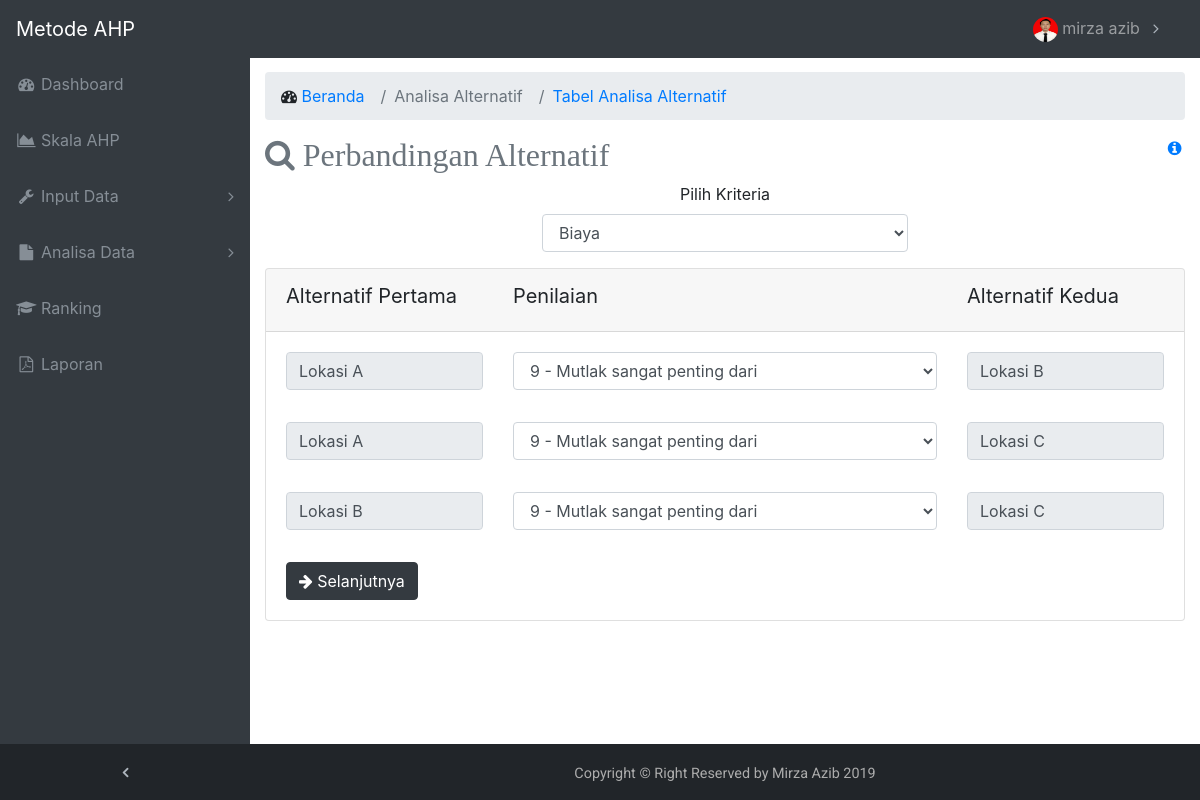
Page /login/main/index.php?halaman=analisa_alternatif (signed in) on the committed database.
### tables this page shows
CREATE TABLE `users` (
  `id_pengguna` varchar(6) NOT NULL,
  `nama` varchar(30) NOT NULL,
  `role` enum('Admin','Member') NOT NULL,
  `username` varchar(20) NOT NULL,
  `password` varchar(32) NOT NULL,
  `foto` varchar(20) NOT NULL
);

CREATE TABLE `data_alternatif` (
  `id_alternatif` varchar(4) NOT NULL,
  `lokasi` varchar(20) NOT NULL,
  `keterangan` text NOT NULL,
  `hasil_akhir` double DEFAULT NULL
);

### login/includes/profile_inc.php (called while the page is built, shortened)
<?php
class Profile {
	private $conn;
	private $table_name= "users";
	public $id;
	public function __construct($db) {
			$this->conn = $db;
	}
	function read() {
		$query = "SELECT * FROM {$this->table_name} WHERE id_pengguna=? LIMIT 0,1";
		$stmt = $this->conn->prepare($query);
		$stmt->bindParam(1, $this->id);
		$stmt->execute();
		$row = $stmt->fetch(PDO::FETCH_ASSOC);
		$this->foto = $row['foto'];
	}
}
?>

### login/includes/kriteria_inc.php (called while the page is built, shortened)
<?php
class Kriteria {
	private $conn;
	private $table_name = "data_kriteria";
	public function __construct($db) {
		$this->conn = $db;
	}
	function readAll() {
		$query = "SELECT * FROM {$this->table_name} ORDER BY id_kriteria ASC";
		$stmt = $this->conn->prepare( $query );
		$stmt->execute();
		return $stmt;
	}
}

### login/includes/alternatif_inc.php (called while the page is built, shortened)
<?php
class Alternatif {
    private $conn;
	private $table_name = "data_alternatif";
	public function __construct($db) {
		$this->conn = $db;
    }
		function countAll(){
			$query = "SELECT * FROM {$this->table_name} ORDER BY id_alternatif ASC";
			$stmt = $this->conn->prepare( $query );
			$stmt->execute();
			return $stmt->rowCount();
		}
		function readSatu($a) {
			$query = "SELECT * FROM {$this->table_name} WHERE id_alternatif='$a' LIMIT 0,1";
			$stmt = $this->conn->prepare( $query );
			$stmt->execute();
			return $stmt;
		}
    function readAll() {
		$query = "SELECT * FROM {$this->table_name} ORDER BY id_alternatif ASC";
		$stmt = $this->conn->prepare( $query );
		$stmt->execute();
		return $stmt;
    }
}
?>

### login/includes/skor_inc.php (called while the page is built, shortened)
<?php
class Skor {
	private $conn;
	public function __construct($db) {
		$this->conn = $db;
	}
	function readAlternatif($a) {
    $query = "SELECT * FROM data_alternatif WHERE id_alternatif='$a' LIMIT 0,1";
		$stmt = $this->conn->prepare( $query );
		$stmt->execute();
		return $stmt;
	}
}

### login/includes/nilai_inc.php (called while the page is built, shortened)
<?php
class Nilai {
	private $conn;
	private $table_name = "nilai";
	public function __construct($db) {
		$this->conn = $db;
	}
	function readAll() {
		$query = "SELECT * FROM {$this->table_name} ORDER BY id_nilai ASC";
		$stmt = $this->conn->prepare( $query );
		$stmt->execute();
		return $stmt;
	}
}

### login/main/analisa_alternatif.php (the view, shortened to what this page needs)
<?php
include_once('../includes/skor_inc.php');
include_once('../includes/alternatif_inc.php');
include_once('../includes/kriteria_inc.php');
include_once('../includes/nilai_inc.php');
$conn = new Config;
$db = $conn->getConnection();
$altObj = new Alternatif($db);
$skoObj = new Skor($db);
$kriObj = new Kriteria($db);
$nilObj = new Nilai($db);
$altCount = $altObj->countAll();
$r = [];
$alt1 = $altObj->readAll();
while ($row = $alt1->fetch(PDO::FETCH_ASSOC)) {
	$alt2 = $altObj->readSatu($row['id_alternatif']);
	while ($roww = $alt2->fetch(PDO::FETCH_ASSOC)) {
		$pcs = explode("A", $roww['id_alternatif']);
		$c = $altCount - $pcs[1];
	}
	if ($c>=1) {
		$r[$row['id_alternatif']] = $c;
	}
}
?>
<div class="row">
	<div class="col-xs-12 col-sm-12 col-md-12">
		<ol class="breadcrumb">
			<li class="breadcrumb-item"><i class="fa fa-dashboard"></i><a href="index.php">&nbspBeranda</a></li>
			<li class="breadcrumb-item active">Analisa Alternatif</li>
			<li class="breadcrumb-item"><a href="#" data-toggle="modal" data-target="#myModalalt">Tabel Analisa Alternatif</a></li>
		</ol>
	</div>
</div>
<div class="row">
	<div class="col-xs-10 col-sm-10 col-md-10 text-left">
		<h2 class="page-header head-font text-muted">
        <span class="fa fa-search"></span>&nbspPerbandingan Alternatif
    </h2>
	</div>
	<div class="col-xs-2 col-sm-2 col-md-2 text-right">
		<a href="#" data-toggle="modal" data-target="#HelpModal"><i class="fa fa-fw fa-info-circle"></i></a>
	</div>
</div>
<div class="row justify-content-center">
	<div class="col-5">
		<div class="row">
			<div class="col-md">
			<form method="post" action="index.php?halaman=analisa_alternatif-tabel">
				<div class="form-group"style="text-align:center;">
				<?php
				if(isset($_GET['id'])){?>
					<label for="">Pilih Kriteria</label>
					<select class="form-control" disabled>
					<?php
					$kri =$kriObj->readSatu($_GET['id']); while ($data = $kri->fetch(PDO::FETCH_ASSOC)):?>
						<option value="<?=$data['id_kriteria']?>"><?=$data['nama_kriteria']?></option>
					</select>
					<input type="hidden" class="form-control" name="kriteria" value="<?=$data['id_kriteria'];?>">
					<?php endwhile; ?>
				<?php
				}
				else {?>
					<label>Pilih Kriteria</label>
					<select class="form-control" id="kriteria" name="kriteria">
						<?php
						$kri2 = $kriObj->readAll(); while ($row = $kri2->fetch(PDO::FETCH_ASSOC)): ?>
							<option value="<?=$row['id_kriteria'] ?>"><?=$row['nama_kriteria'] ?></option>
						<?php endwhile; ?>
					</select>
				<?php } ?>
				</div>
			</div>
		</div>
	</div>
</div>
<div class="card" style="font-size:20px">
	<div class="card-header">
		<div class="row">
			<div class="col-xs-3 col-sm-3 col-md-3">
					<label>Alternatif Pertama</label>
			</div>
			<div class="col-xs-6 col-sm-6 col-md-6">
					<label>Penilaian</label>
			</div>
			<div class="col-xs-3 col-sm-3 col-md-3">
					<label>Alternatif Kedua</label>
			</div>
		</div>
	</div>
	<div class="card-body">
		<?php $no=1; foreach ($r as $k => $v): ?>
			<?php for ($i=1; $i<=$v; $i++): ?>
				<?php $rows = $altObj->readSatu($k); while ($row = $rows->fetch(PDO::FETCH_ASSOC)): ?>
					<div class="row mb-3">
						<div class="col-xs-12 col-md-3">
							<div class="form-group">
								<?php $rows = $skoObj->readAlternatif($k); while ($row = $rows->fetch(PDO::FETCH_ASSOC)): ?>
									<input type="text" class="form-control" value="<?=$row['lokasi'] ?>" data-toggle="tooltip" data-placement="top" title="<?=$row['keterangan'];?>" readonly />
								<?php endwhile; ?>
							</div>
						</div>
						<div class="col-xs-12 col-md-6">
							<div class="form-group">
								<select class="form-control" name="nl<?=$no?>">
								<?php $stmt1 = $nilObj->readAll(); while ($row2 = $stmt1->fetch(PDO::FETCH_ASSOC)): ?>
									<option value="<?=$row2['jum_nilai'] ?>"><?=$row2['jum_nilai'] ?> - <?=$row2['ket_nilai'] ?></option>
								<?php endwhile; ?>
								</select>
							</div>
						</div>
						<div class="col-xs-12 col-md-3">
							<div class="form-group">
							<?php $pcs = explode("A", $k); $nid = "A".($pcs[1]+$i); ?>
							<?php $rows = $skoObj->readAlternatif($nid); while ($row = $rows->fetch(PDO::FETCH_ASSOC)): ?>
								<input type="text" class="form-control" value="<?=$row['lokasi'] ?>" data-toggle="tooltip" data-placement="top" title="<?=$row['keterangan'];?>" readonly/>
							<?php endwhile; ?>
							</div>
						</div>
					</div>
				<?php endwhile; $no++; ?>
			<?php endfor; ?>
		<?php endforeach; ?>
		<button type="submit" name="submit" class="btn btn-dark"><span class="fa fa-arrow-right"></span> Selanjutnya</button>
	</div>
</div>

### login/main/index.php (shortened to what this page needs)
<?php
include_once '../includes/profile_inc.php';
  $conn = new Config();
  $db = $conn->getConnection();
  $pflObj = new Profile($db);
?>
<!DOCTYPE html>
<html lang="en">
<head>
  <link rel="stylesheet" href="https://stackpath.bootstrapcdn.com/bootstrap/4.3.1/css/bootstrap.min.css">
  <link href="../assets/vendor/bootstrap/css/bootstrap.min.css" rel="stylesheet">
  <link href="../assets/vendor/font-awesome/css/font-awesome.min.css" rel="stylesheet" type="text/css">
  <link href="../assets/vendor/datatables/dataTables.bootstrap4.css" rel="stylesheet">
  <link href="../assets/css/sb-admin.css" rel="stylesheet">
  <link rel="stylesheet" href="../assets/vendor/sweetalert/css/sweetalert.css">
  <link rel="stylesheet" href="../assets/vendor/toastmessage/css/jquery.toastmessage.css">
</head>
<body class="fixed-nav sticky-footer bg-dark" id="page-top">
  <nav class="navbar navbar-expand-lg navbar-dark bg-dark fixed-top" id="mainNav">
    <a class="navbar-brand" href="index.php">Metode AHP</a>
    <div class="collapse navbar-collapse" id="navbarResponsive">
      <ul class="navbar-nav navbar-sidenav" id="exampleAccordion">
        <li class="nav-item" data-toggle="tooltip" data-placement="right" title="Dashboard">
          <a class="nav-link" href="index.php">
            <i class="fa fa-fw fa-dashboard"></i>
            <span class="nav-link-text">Dashboard</span>
          </a>
        </li>
        <?php if($_SESSION['level_user'] == "Admin"): ?>
        <li class="nav-item" data-toggle="tooltip" data-placement="right" title="Skala AHP">
          <a class="nav-link" href="index.php?halaman=nilai">
            <i class="fa fa-fw fa-area-chart"></i>
            <span class="nav-link-text">Skala AHP</span>
          </a>
        </li>
        <?php endif; ?>
        <li class="nav-item" data-toggle="tooltip" data-placement="right" title="Input Data">
          <a class="nav-link nav-link-collapse collapsed" data-toggle="collapse" href="#collapseComponents" data-parent="#exampleAccordion">
            <i class="fa fa-fw fa-wrench"></i>
            <span class="nav-link-text">Input Data</span>
          </a>
        </li>
        <li class="nav-item" data-toggle="tooltip" data-placement="right" title="Analisa Data">
          <a class="nav-link nav-link-collapse collapsed" data-toggle="collapse" href="#collapseExamplePages" data-parent="#exampleAccordion">
            <i class="fa fa-fw fa-file"></i>
            <span class="nav-link-text">Analisa Data</span>
          </a>
        </li>
        <li class="nav-item" data-toggle="tooltip" data-placement="right" title="Perankingan">
          <a class="nav-link" href="index.php?halaman=perankingan">
            <i class="fa fa-fw fa-graduation-cap"></i>
            <span class="nav-link-text">Ranking</span>
          </a>
        </li>
        <li class="nav-item" data-toggle="tooltip" data-placement="right" title="Laporan">
          <a class="nav-link" href="laporan.php">
            <i class="fa fa-fw fa-file-pdf-o"></i>
            <span class="nav-link-text">Laporan</span>
          </a>
        </li>
      </ul>
      <ul class="navbar-nav sidenav-toggler">
        <li class="nav-item">
          <a class="nav-link text-center" id="sidenavToggler">
            <i class="fa fa-fw fa-angle-left"></i>
          </a>
        </li>
      </ul>
      <ul class="navbar-nav ml-auto">
        <li class="nav-item dropdown">
          <a class="nav-link dropdown-toggle mr-lg-2" id="messagesDropdown" href="#" data-toggle="dropdown" aria-haspopup="true" aria-expanded="false">
          <?php
          $id = $_SESSION['id_pengguna'];
          $pflObj->id = $id;
          $pflObj->read();
          ?>
          <img src="../assets/images/profile/<?=$pflObj->foto;?>" class="nav-images" alt=""> <?=$_SESSION['nama'];?>
          </a>
        </li>
      </ul>
    </div>
  </nav>
  <div class="content-wrapper">
    <div class="container-fluid">
    <?php
      if (isset($_GET['halaman'])) {
          if($_GET['halaman']=="analisa_alternatif"){
              include 'analisa_alternatif.php';
              }
      }
      else{
          include 'home.php';
      }
      ?>
    </div>
    <footer class="sticky-footer">
      <div class="container">
        <div class="text-center">
          <small>Copyright © Right Reserved by Mirza Azib 2019</small>
        </div>
      </div>
    </footer>
  </div>
</body>
</html>

### login/assets/css/sb-admin.css (style rules this page uses)
html { position: relative; min-height: 100%; }
body { overflow-x: hidden; }
body.sticky-footer { margin-bottom: 56px; }
body.sticky-footer .content-wrapper { min-height: calc(100vh - 56px - 56px); }
body.fixed-nav { padding-top: 56px; }
.content-wrapper { min-height: calc(100vh - 56px); padding-top: 1rem; }
#mainNav .navbar-collapse { overflow: auto; max-height: 75vh; }
#mainNav .navbar-collapse .navbar-nav .nav-item .nav-link { cursor: pointer; }
#mainNav .navbar-collapse .navbar-sidenav .nav-link-collapse:after { float: right; content: '\f107'; font-family: 'FontAwesome'; }
#mainNav .navbar-collapse .navbar-sidenav .nav-link-collapse.collapsed:after { content: '\f105'; }
#mainNav .navbar-collapse .sidenav-toggler { display: none; }
#mainNav .navbar-collapse .navbar-nav > .nav-item.dropdown > .nav-link { position: relative; min-width: 45px; }
#mainNav .navbar-collapse .navbar-nav > .nav-item.dropdown > .nav-link:after { float: right; width: auto; content: '\f105'; border: none; font-family: 'FontAwesome'; }
@media (min-width: 992px) { #mainNav .navbar-brand { width: 250px; } }
@media (min-width: 992px) { #mainNav .navbar-collapse { overflow: visible; max-height: none; } }
@media (min-width: 992px) { #mainNav .navbar-collapse .navbar-sidenav { position: absolute; top: 0; left: 0; -webkit-flex-direction: column; -ms-flex-direction: column; flex-direction: column; margin-top: 56px; } }
@media (min-width: 992px) { #mainNav .navbar-collapse .navbar-sidenav > .nav-item { width: 250px; padding: 0; } }
@media (min-width: 992px) { #mainNav .navbar-collapse .navbar-sidenav > .nav-item > .nav-link { padding: 1em; } }
@media (min-width: 992px) { #mainNav .navbar-collapse .navbar-nav > .nav-item.dropdown > .nav-link { min-width: 0; } }
@media (min-width: 992px) { #mainNav .navbar-collapse .navbar-nav > .nav-item.dropdown > .nav-link:after { width: 24px; text-align: center; } }
#mainNav.fixed-top .sidenav-toggler { display: none; }
@media (min-width: 992px) { #mainNav.fixed-top .navbar-sidenav { height: calc(100vh - 112px); } }
@media (min-width: 992px) { #mainNav.fixed-top .sidenav-toggler { position: absolute; top: 0; left: 0; display: flex; -webkit-flex-direction: column; -ms-flex-direction: column; flex-direction: column; margin-top: calc(100vh - 56px); } }
@media (min-width: 992px) { #mainNav.fixed-top .sidenav-toggler > .nav-item { width: 250px; padding: 0; } }
@media (min-width: 992px) { #mainNav.fixed-top .sidenav-toggler > .nav-item > .nav-link { padding: 1em; } }
#mainNav.fixed-top.navbar-dark .sidenav-toggler { background-color: #212529; }
#mainNav.fixed-top.navbar-dark .sidenav-toggler a i { color: #adb5bd; }
.content-wrapper { overflow-x: hidden; background: white; }
@media (min-width: 992px) { .content-wrapper { margin-left: 250px; } }
#sidenavToggler i { font-weight: 800; }
#mainNav.navbar-dark .navbar-collapse .navbar-sidenav .nav-link-collapse:after { color: #868e96; }
#mainNav.navbar-dark .navbar-collapse .navbar-sidenav > .nav-item > .nav-link { color: #868e96; }
#mainNav.navbar-dark .navbar-collapse .navbar-nav > .nav-item.dropdown > .nav-link:after { color: #adb5bd; }
@media (min-width: 992px) { #mainNav.navbar-dark .navbar-collapse .navbar-sidenav { background: #343a40; } }
footer.sticky-footer { position: absolute; font-size: 18px; right: 0; bottom: 0; width: 100%; height: 56px; background-color: #212529; color: #acacac; font-family:roboto; line-height: 55px; }
@media (min-width: 992px) { footer.sticky-footer { width: calc(100% - 250px); } }
.head-font { font-family: 'oleo script'; }
.nav-images { width: 25px; height: 25px; border-radius: 50% }

### rows in the picture
users: foto (picture)
data_alternatif: lokasi "Lokasi A"
data_alternatif: lokasi "Lokasi B"
data_alternatif: lokasi "Lokasi C"

### other values in the picture
$_SESSION['nama'] "mirza azib"
form field kriteria "Biaya"
form field value "9 - Mutlak sangat penting dari"
